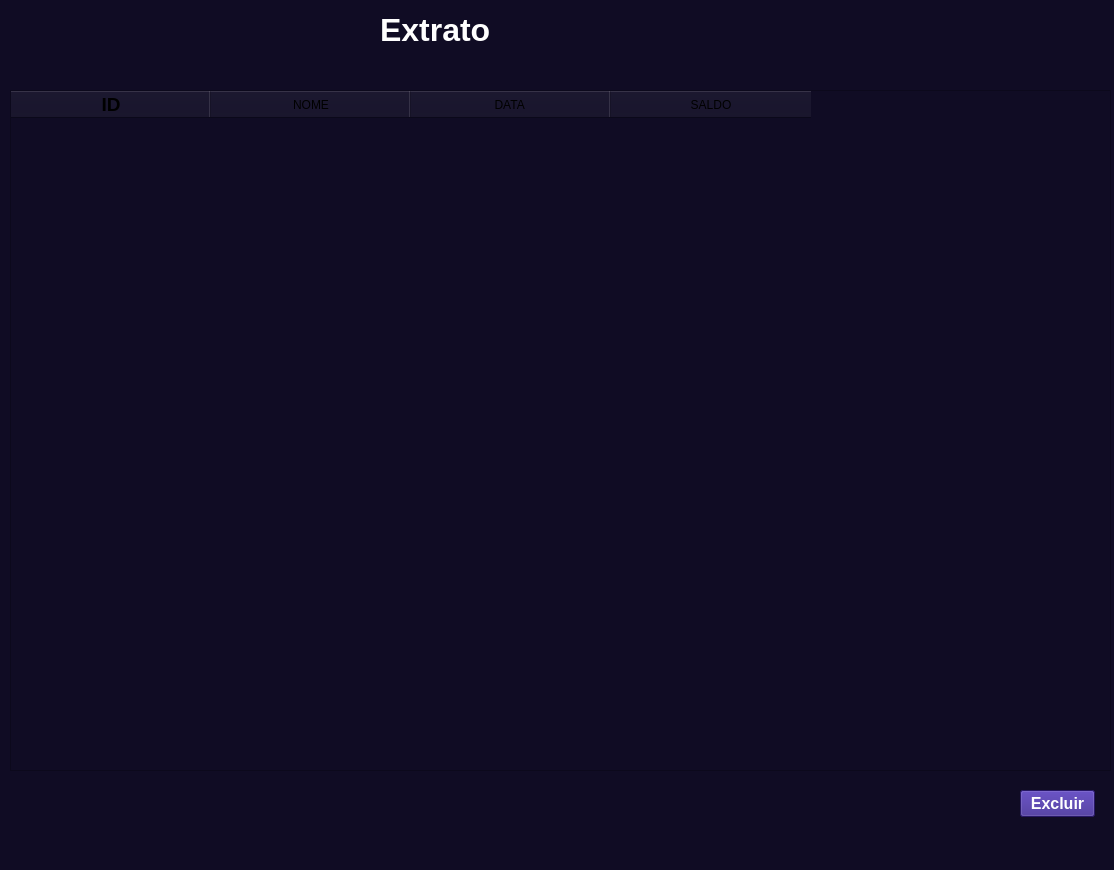
<?xml version="1.0" encoding="UTF-8"?>
<ui version="4.0">
 <class>MainWindow</class>
 <widget class="QMainWindow" name="MainWindow">
  <property name="geometry">
   <rect>
    <x>0</x>
    <y>0</y>
    <width>1114</width>
    <height>870</height>
   </rect>
  </property>
  <property name="windowTitle">
   <string>MainWindow</string>
  </property>
  <property name="styleSheet">
   <string notr="true">
background-color: rgb(16, 12, 36);</string>
  </property>
  <widget class="QWidget" name="centralwidget">
   <widget class="QLabel" name="label">
    <property name="geometry">
     <rect>
      <x>380</x>
      <y>10</y>
      <width>322</width>
      <height>39</height>
     </rect>
    </property>
    <property name="font">
     <font>
      <pointsize>24</pointsize>
      <weight>75</weight>
      <bold>true</bold>
     </font>
    </property>
    <property name="styleSheet">
     <string notr="true">
color: rgb(255, 255, 255);</string>
    </property>
    <property name="text">
     <string>Extrato</string>
    </property>
   </widget>
   <widget class="QTableWidget" name="tableWidget">
    <property name="geometry">
     <rect>
      <x>10</x>
      <y>90</y>
      <width>1101</width>
      <height>681</height>
     </rect>
    </property>
    <property name="styleSheet">
     <string notr="true">background-color: rgb(20, 12, 52);
color: rgb(255, 255, 255);

}
QHeaderView::section
{
border:none;
font: 700 12pt &quot;Arial&quot;;
background-color: rgb(24,12,52)
}
QLayout::setSizeConstraint
{</string>
    </property>
    <property name="showGrid">
     <bool>true</bool>
    </property>
    <attribute name="horizontalHeaderCascadingSectionResizes">
     <bool>false</bool>
    </attribute>
    <attribute name="horizontalHeaderDefaultSectionSize">
     <number>200</number>
    </attribute>
    <column>
     <property name="text">
      <string>ID</string>
     </property>
     <property name="font">
      <font>
       <pointsize>14</pointsize>
       <weight>75</weight>
       <bold>true</bold>
      </font>
     </property>
     <property name="background">
      <color>
       <red>20</red>
       <green>12</green>
       <blue>52</blue>
      </color>
     </property>
    </column>
    <column>
     <property name="text">
      <string>NOME</string>
     </property>
    </column>
    <column>
     <property name="text">
      <string>DATA </string>
     </property>
    </column>
    <column>
     <property name="text">
      <string>SALDO</string>
     </property>
    </column>
   </widget>
   <widget class="QPushButton" name="pushButton">
    <property name="geometry">
     <rect>
      <x>1020</x>
      <y>790</y>
      <width>75</width>
      <height>27</height>
     </rect>
    </property>
    <property name="font">
     <font>
      <pointsize>12</pointsize>
      <weight>75</weight>
      <bold>true</bold>
     </font>
    </property>
    <property name="styleSheet">
     <string notr="true">background-color: rgb(187, 15, 255);
color: rgb(255, 255, 255);
background-color: rgb(54, 32, 140);</string>
    </property>
    <property name="text">
     <string>Excluir</string>
    </property>
   </widget>
  </widget>
  <widget class="QMenuBar" name="menubar">
   <property name="geometry">
    <rect>
     <x>0</x>
     <y>0</y>
     <width>1114</width>
     <height>21</height>
    </rect>
   </property>
  </widget>
  <widget class="QStatusBar" name="statusbar"/>
 </widget>
 <resources/>
 <connections/>
</ui>
